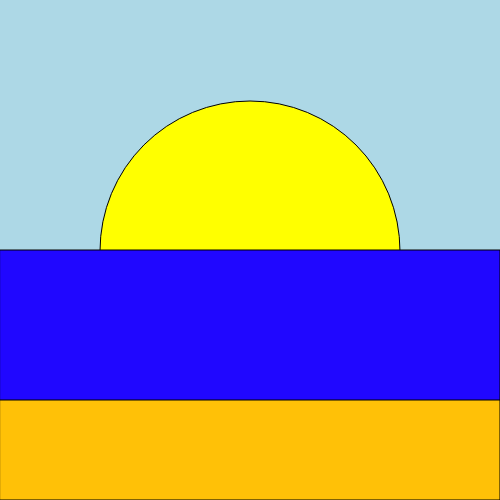
Frame 1 (no input)
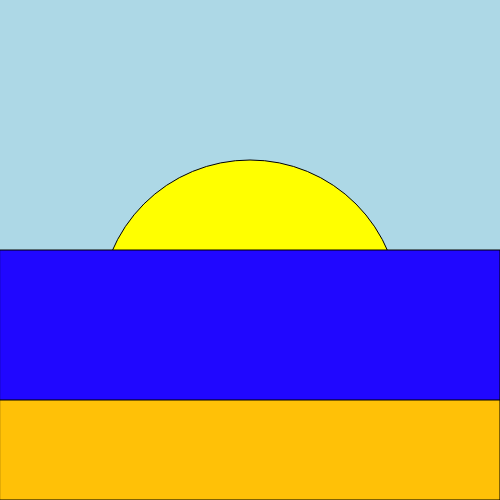
Frame 60 (no input)
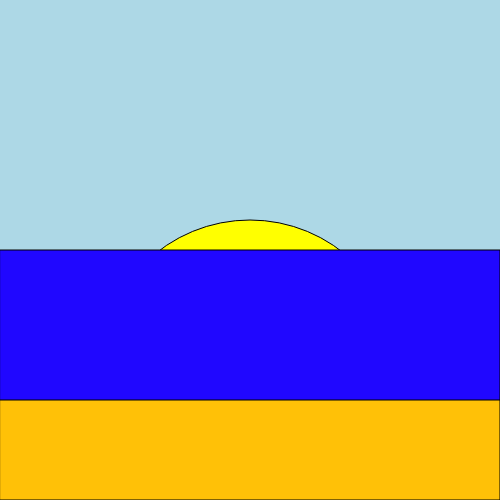
Frame 120 (the mouse pressed at the canvas centre since frame 60)

The p5.js sketch that drew these frames (run headless with seeded random() and noise() and a simulated clock; from frame 60 on, the mouse is pressed at the canvas centre):

// p5.js sketch
// ── sketch.js
let positionVertical;

function setup() {
  createCanvas(500, 500);
  positionVertical = 250;
}

function draw() {
  if (positionVertical < 400) {
    background("lightblue");
    positionVertical = positionVertical + 1;
  }
  fill("yellow");
  background;
  circle(250, positionVertical, 300);
  fill("#2007FF");
  rect(0, 250, 500, 350);
  fill("#FFC107");
  rect(0, 400, 500, 100);
}
